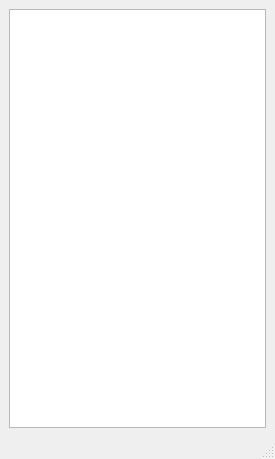
<?xml version="1.0" encoding="UTF-8"?>
<ui version="4.0">
 <class>TaskWindow</class>
 <widget class="QMainWindow" name="TaskWindow">
  <property name="geometry">
   <rect>
    <x>0</x>
    <y>0</y>
    <width>275</width>
    <height>459</height>
   </rect>
  </property>
  <property name="sizePolicy">
   <sizepolicy hsizetype="Expanding" vsizetype="Expanding">
    <horstretch>0</horstretch>
    <verstretch>0</verstretch>
   </sizepolicy>
  </property>
  <property name="windowTitle">
   <string>MainWindow</string>
  </property>
  <widget class="QWidget" name="centralwidget">
   <layout class="QGridLayout" name="gridLayout">
    <item row="0" column="0">
     <widget class="QTableView" name="tableView"/>
    </item>
   </layout>
  </widget>
  <widget class="QMenuBar" name="menubar">
   <property name="geometry">
    <rect>
     <x>0</x>
     <y>0</y>
     <width>275</width>
     <height>21</height>
    </rect>
   </property>
  </widget>
  <widget class="QStatusBar" name="statusbar"/>
 </widget>
 <resources/>
 <connections/>
</ui>
